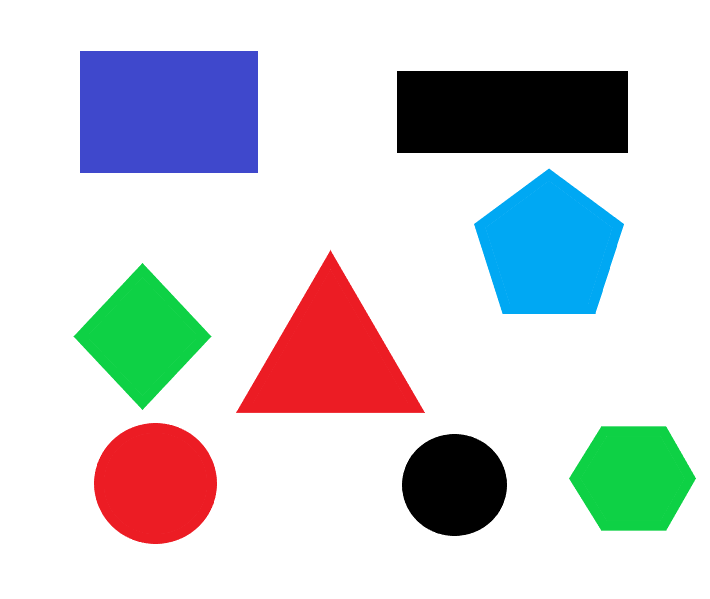
#> input picture picture/ShapeAnalysis.png, 710 x 599 px, found by its file name
$ python project1_shape_analysis.py   (older library calls are emulated)
#> lines starting #> are read from the running program, lines starting #| are printed output that depends on the picture; after the words box and inside, x2 and y2 are one past the last pixel; in counts of white or black regions, pixels touching at a corner belong together
#> further down, src is the input picture: shape (599, 710, 3); mean B, G, R 212.8, 209.6, 207.1
import cv2 as cv
import numpy as np


class ShapeAnalysis:
    def __init__(self):
        self.shapes = {'triangle': 0, 'rectangle': 0, 'polygons': 0, 'circles': 0}

    def analysis(self, frame):
        h, w, ch = frame.shape
#> h = 599; w = 710; ch = 3
        result = np.zeros((h, w, ch), dtype=np.uint8)
        # 二值化图像
        print("start to detect lines...\n")
        gray = cv.cvtColor(frame, cv.COLOR_BGR2GRAY)
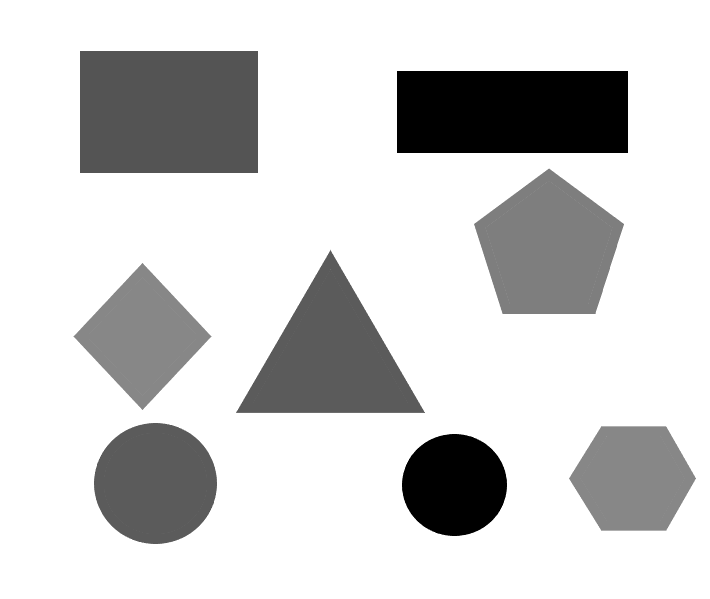
#> gray: shape (599, 710); min 0, max 255, mean 209.2
        ret, binary = cv.threshold(gray, 0, 255, cv.THRESH_BINARY_INV | cv.THRESH_OTSU)
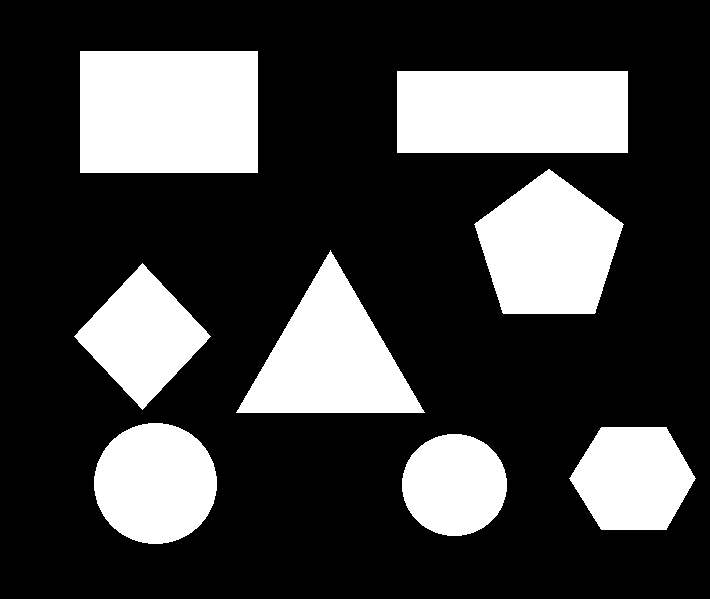
#> binary: shape (599, 710); 26.1% white; 8 white regions
#> ret = 164
        cv.imshow("input image", frame)

        out_binary, contours, hierarchy = cv.findContours(binary, cv.RETR_EXTERNAL, cv.CHAIN_APPROX_SIMPLE)
#> contours = 8 contours; box (x1, y1, x2, y2) and area: (80, 51, 258, 173) 21417, (397, 71, 628, 153) 18630, (236, 250, 425, 413) 15146, (474, 169, 624, 314) 14792, (94, 423, 217, 544) 11510, (74, 263, 211, 410) 9928, (569, 427, 696, 530) 9696, (402, 434, 507, 536) 8278
        for cnt in range(len(contours)):
            # 提取与绘制轮廓
            cv.drawContours(result, contours, cnt, (0, 255, 0), 2)

            # 轮廓逼近
            epsilon = 0.01 * cv.arcLength(contours[cnt], True)
            approx = cv.approxPolyDP(contours[cnt], epsilon, True)

            # 分析几何形状
            corners = len(approx)
            shape_type = ""
            if corners == 3:
                count = self.shapes['triangle']
                count = count+1
                self.shapes['triangle'] = count
                shape_type = "三角形"
            if corners == 4:
                count = self.shapes['rectangle']
                count = count + 1
                self.shapes['rectangle'] = count
                shape_type = "矩形"
            if corners >= 10:
                count = self.shapes['circles']
                count = count + 1
                self.shapes['circles'] = count
                shape_type = "圆形"
            if 4 < corners < 10:
                count = self.shapes['polygons']
                count = count + 1
                self.shapes['polygons'] = count
                shape_type = "多边形"


            # 求解中心位置
            mm = cv.moments(contours[cnt])
            cx = int(mm['m10'] / mm['m00'])
            cy = int(mm['m01'] / mm['m00'])
            cv.circle(result, (cx, cy), 3, (0, 0, 255), -1)

            # 颜色分析
            color = frame[cy][cx]
            color_str = "(" + str(color[0]) + ", " + str(color[1]) + ", " + str(color[2]) + ")"

            # 计算面积与周长
            p = cv.arcLength(contours[cnt], True)
            area = cv.contourArea(contours[cnt])
            print("周长: %.3f, 面积: %.3f 颜色: %s 形状: %s "% (p, area, color_str, shape_type))
#> this loop made 8 passes
#> (epsilon, approx, corners, shape_type, count, cx, cy, color_str) on passes 4, 5, 7, 8: (4.05, [[142, 263], [74, 336], [142, 409], [210, 336]], 4, '矩形', 1, 142, 336, '(69, 209, 14)'), (5.9, [[424, 412], [330, 250], [236, 412]], 3, '三角形', 1, 330, 358, '(36, 28, 236)'), (6.22, [[397, 71], [397, 152], [627, 152], [627, 71]], 4, '矩形', 2, 512, 111, '(0, 0, 0)'), (5.96, [[80, 51], [80, 172], [257, 172], [257, 51]], 4, '矩形', 3, 168, 111, '(204, 72, 63)')
#> (epsilon, corners, shape_type, count, cx, cy, color_str, p) on passes 1, 2, 3, 6: (3.4, 14, '圆形', 1, 454, 484, '(0, 0, 0)', 339.7), (3.85, 6, '多边形', 1, 632, 478, '(69, 209, 14)', 384.5), (4.02, 12, '圆形', 2, 155, 483, '(36, 28, 236)', 402), (4.88, 5, '多边形', 2, 548, 248, '(243, 168, 0)', 487.6)
#| 周长: 339.706, 面积: 8278.000 颜色: (0, 0, 0) 形状: 圆形
#| 周长: 384.534, 面积: 9696.000 颜色: (69, 209, 14) 形状: 多边形
#| 周长: 401.990, 面积: 11510.000 颜色: (36, 28, 236) 形状: 圆形
#| 周长: 404.666, 面积: 9928.000 颜色: (69, 209, 14) 形状: 矩形
#| 周长: 589.872, 面积: 15146.000 颜色: (36, 28, 236) 形状: 三角形
#| 周长: 487.588, 面积: 14792.000 颜色: (243, 168, 0) 形状: 多边形
#| 周长: 622.000, 面积: 18630.000 颜色: (0, 0, 0) 形状: 矩形
#| 周长: 596.000, 面积: 21417.000 颜色: (204, 72, 63) 形状: 矩形
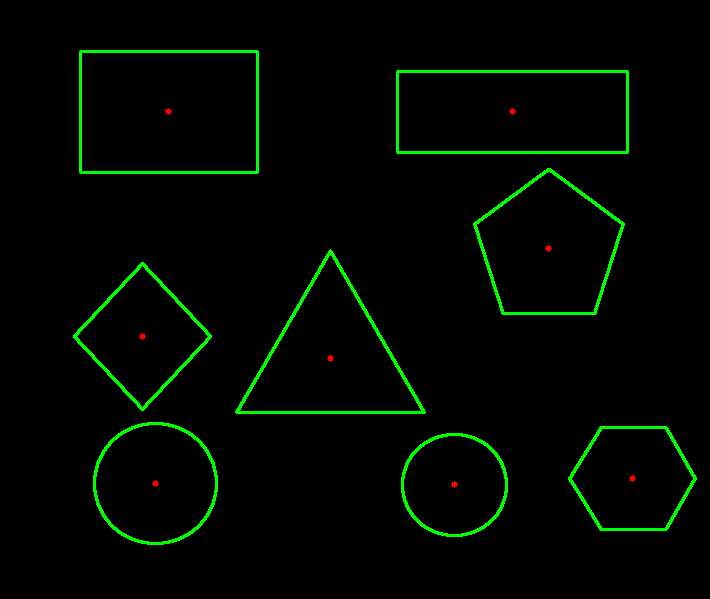
#> result: shape (599, 710, 3); mean B, G, R 0, 7.3, 0.1
#> after the loop, self.shapes = {'triangle': 1, 'rectangle': 3, 'polygons': 2, 'circles': 2}

        cv.imshow("Analysis Result", self.draw_text_info(result))
        cv.imwrite("D:/test-result.png", self.draw_text_info(result))
        return self.shapes

    def draw_text_info(self, image):
        c1 = self.shapes['triangle']
#> c1 = 1
        c2 = self.shapes['rectangle']
#> c2 = 3
        c3 = self.shapes['polygons']
#> c3 = 2
        c4 = self.shapes['circles']
#> c4 = 2
        cv.putText(image, "triangle: "+str(c1), (10, 20), cv.FONT_HERSHEY_PLAIN, 1.2, (255, 0, 0), 1)
        cv.putText(image, "rectangle: " + str(c2), (10, 40), cv.FONT_HERSHEY_PLAIN, 1.2, (255, 0, 0), 1)
        cv.putText(image, "polygons: " + str(c3), (10, 60), cv.FONT_HERSHEY_PLAIN, 1.2, (255, 0, 0), 1)
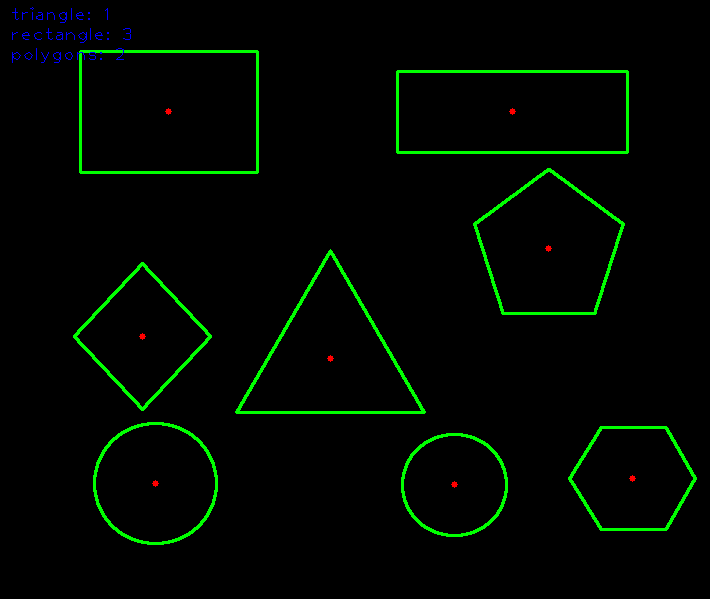
#> image: shape (599, 710, 3); mean B, G, R 0.4, 7.3, 0.1
        cv.putText(image, "circles: " + str(c4), (10, 80), cv.FONT_HERSHEY_PLAIN, 1.2, (255, 0, 0), 1)
#> image: shape (599, 710, 3); 0.04% of pixels changed, all inside (x1, y1, x2, y2) = (12, 67, 102, 80)
        return image


if __name__ == "__main__":
    src = cv.imread("D:/picture1/ShapeAnalysis.png")
    ld = ShapeAnalysis()
    ld.analysis(src)
    cv.waitKey(0)
    cv.destroyAllWindows()
